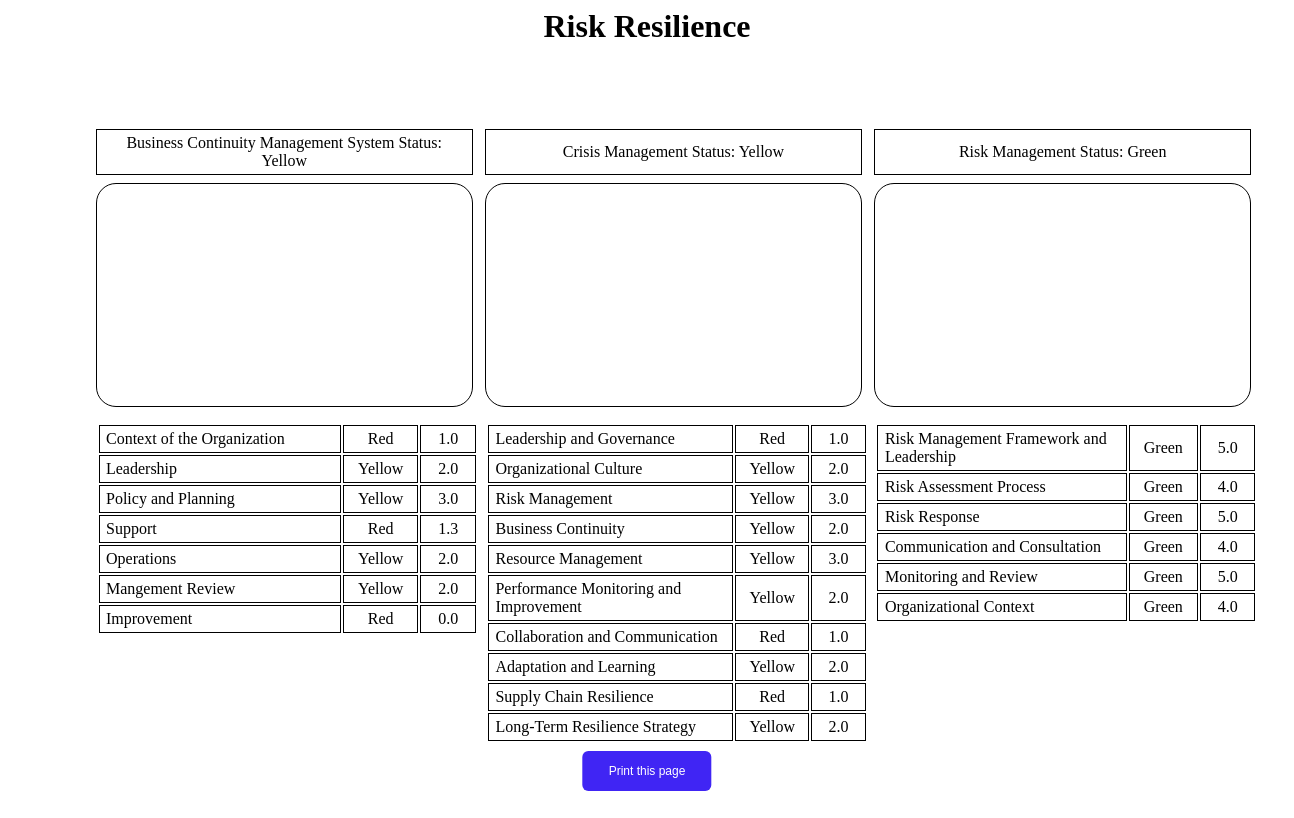
The app's page /ISO22301/results_overall/ (signed in) with its own data.
### ISO22301/models.py (models this page shows, shortened)
class Dashboard(models.Model):
    dashboard = models.CharField(max_length=50)
    company = models.CharField(max_length=150, default="None")

class Surveys(models.Model):
    survey = models.CharField(max_length=200)
    context = models.CharField(max_length=400) #identify survey css to use to set fill colors for visisted and results
    color = models.CharField(max_length=400) #set results color
    opacity = models.DecimalField(max_digits=2, decimal_places=1, blank = True) #Uset opacity for fill color for visited or results
    taken = models.IntegerField(blank = True) #Identify if survey taken: 0 = not taken, 1 = taken

class Final_Result(models.Model):
    user_id = models.IntegerField(null = True, blank=False)
    area = models.CharField(max_length=300)
    scores = models.DecimalField(max_digits=2, decimal_places=1)
    max_scores=models.IntegerField(blank = True)
    survey = models.IntegerField(blank = True)
    company = models.CharField(max_length=250, null = True)
    area_id = models.IntegerField(null = True, blank=False)
    overall_color = models.CharField(max_length=20, null = True)
    survey_name = models.CharField(max_length=40, null = True)
    length = models.IntegerField(blank = True)
    respondent = models.CharField(max_length=250, null = True)
    area_color = models.CharField(max_length=20, null = True)

### ISO22301/views.py (the view)
# urls.py: path('results_overall/', views.results_overall, name='results_overall',)
def results_overall(request):
    user_id=request.user.id #get current user to identify data to use
    browsertaball= Final_Result.objects.filter(user_id = user_id).all().values_list('company', flat =  True)
    browsertab = browsertaball[0]
    dashboard_title=list(Dashboard.objects.values_list('dashboard', flat=True))
    dashboard_title=dashboard_title[0]
    survey = Surveys.objects.all() #get all survey names
    survey_results = Final_Result.objects.filter(user_id = user_id).all().order_by('survey') #Get all tle results for a particular user, ordered by survey ascending
    survey_results_survey = survey_results.values_list('survey', flat=True) #Get list of survey to get unique results set to plot
    survey_results_max = list(set(survey_results.values_list('max_scores', flat=True))) #Get max value
    unique_surveys = list(set(survey_results_survey)) #Create list with only unique survey id by removing duplicates and use to create data sets for echarts
    survey=[*survey.values_list('survey',flat=True)] # gets list in format ['value0','value1'...]
    survey_results_area1 = list(survey_results.filter(survey=unique_surveys[0]).values_list('area', flat=True))
    survey_results_area2 = list(survey_results.filter(survey=unique_surveys[1]).values_list('area', flat=True))
    survey_results_area3 = list(survey_results.filter(survey=unique_surveys[2]).values_list('area', flat=True))
    survey_results_scores1 = list(survey_results.filter(survey=unique_surveys[0]).values_list('scores', flat=True))
    survey_results_scores2 = list(survey_results.filter(survey=unique_surveys[1]).values_list('scores', flat=True))
    survey_results_scores3 = list(survey_results.filter(survey=unique_surveys[2]).values_list('scores', flat=True))
    survey_results_colors1 = list(survey_results.filter(survey=unique_surveys[0]).values_list('area_color', flat=True))
    survey_results_colors2 = list(survey_results.filter(survey=unique_surveys[1]).values_list('area_color', flat=True))
    survey_results_colors3 = list(survey_results.filter(survey=unique_surveys[2]).values_list('area_color', flat=True))
    survey_length = []
    length=len(survey_results_area1)
    survey_length.append(length)
    length=len(survey_results_area2)
    survey_length.append(length)
    length=len(survey_results_area3)
    survey_length.append(length)
    outcomecolorvalue1 = list(set(survey_results.filter(survey=unique_surveys[0]).values_list('overall_color', flat=True)))
    outcomecolorvalue2 = list(set(survey_results.filter(survey=unique_surveys[1]).values_list('overall_color', flat=True)))
    outcomecolorvalue3 = list(set(survey_results.filter(survey=unique_surveys[2]).values_list('overall_color', flat=True)))
    outcome_color=outcomecolorvalue1+outcomecolorvalue2+outcomecolorvalue3 # Combine into one list in proper order
    results_text1 = [(x, y, z) for x, y, z in zip (survey_results_area1, survey_results_scores1, survey_results_colors1)]
    top=results_text1.pop(0) # Remove first set of values to get list in proper display order
    results_text1.append(top) # Add to end; list will be dispalyed in resed order in HTML Template
    results_text2 = [(x, y, z) for x, y, z in zip (survey_results_area2, survey_results_scores2, survey_results_colors2)]
    top=results_text2.pop(0) # Remove first set of values to get list in proper display order
    results_text2.append(top) # Add to end; list will be dispalyed in resed order in HTML Template
    results_text3 = [(x, y, z) for x, y, z in zip (survey_results_area3, survey_results_scores3, survey_results_colors3)]
    top=results_text3.pop(0) # Remove first set of values to get list in proper display order
    results_text3.append(top) # Add to end; list will be dispalyed in resed order in HTML Template
    context = {
        'area_name1': survey_results_area1,
        'area_scores1': survey_results_scores1,
        'survey_length': survey_length,
        'survey_max': survey_results_max,
        'area_name2': survey_results_area2,
        'area_scores2': survey_results_scores2,
        'area_name3': survey_results_area3,
        'area_scores3': survey_results_scores3,
        'browsertab': browsertab,
        'dashboard_title': dashboard_title,
        'survey_name': survey,
        'outcome_color':outcome_color,
        'results_text1': results_text1,
        'results_text2': results_text2,
        'results_text3': results_text3,
        }
    return render(request,'ISO22301/results_overall.html', context)

### ISO22301/templates/ISO22301/results_overall.html (shortened to what this page needs)
{% load static %}
<html lang = "en">
<head>
    <link rel="stylesheet" href="{% static 'css/styles.css' %}">
    <body>
    <h1>{{ dashboard_title }}
<div class = 'containerprint'>
<table class = 'container'>
  <tbody>
    <tr>
      <td>
      {{ survey_name.3}} Status: {{outcome_color.2}}
      </td>
      <td>
      {{ survey_name.0}} Status: {{outcome_color.0}}
      </td>
      <td>
      {{ survey_name.1}} Status: {{outcome_color.1}}
      </td>
    </tr>
    <tr>
      <td class = 'drilldown' id='main3' >
      </td>
<td class = 'drilldown' id='main1' >
      </td>
      <td class = 'drilldown' id='main2' >
      </td>
    </tr>
</body>
<div class="row">
  <div class="column">
<table style ='width:29.5vw'>
   {% for text in results_text3 reversed %}
   <tr>
   <td class = 'area'>
    {{text.0}} </td>
   <td>{{text.2}}</td>
   <td>{{text.1}}</td>
   </tr>
   {% endfor %}
  </table>
</div>
    <div class="column">
      <table style ='width:29.5vw'>
         {% for text in results_text1 reversed %}
         <tr>
         <td class = 'area'>
          {{text.0}} </td>
         <td>{{text.2}}</td>
         <td>{{text.1}}</td>
         </tr>
         {% endfor %}
        </table>
      </div>
      <div class="column">
        <table style ='width:29.5vw'>
           {% for text in results_text2 reversed %}
           <tr>
           <td class = 'area'>
            {{text.0}} </td>
           <td>{{text.2}}</td>
           <td>{{text.1}}</td>
           </tr>
           {% endfor %}
          </table>
        </div>
    </div>
  </body>
<div>
  <button onclick="window.print()">Print this page</button>
</div>
</html>

### assets/css/styles.css (style rules this page uses)
th, td { border:1px solid black; padding-left: .5vw; padding-right: .5vw; padding-top: .5vh; padding-bottom: .5vh; width: 8vw; height: 3vh; text-align: center; vertical-align: middle; }
table { width: 90vw; margin-bottom: 0px; border: none; }
h1 { text-align: center; }
button { position: absolute; left: 50vw; transform: translateX(-50%); height: 5vh; width: 10vw; background-color: #4025f4; color: white; margin: 8px 0; border: none; border-radius: 6px; font-size: 1.5vh; cursor: pointer; text-align:center; }
.container { display: flex; flex-direction: row; width:100vw; align-items: top; justify-content: space-between; margin-bottom: 1vh; border-spacing: 1vw 1vh; }
td.drilldown { width: 28vw; height: 28vh; border-radius: 20px; }
td.area { text-align: left; width: 50vw; }
.row { display: flex; justify-content: space-between; margin-left:1vw; margin-right: .5vw; gap: .6vw; }

### ISO22301/templates/ISO22301/results_overall.html (style rules this page uses)
.containerprint { width: 60%; padding: 20mm; }

### records on screen
Dashboard: dashboard "Risk Resilience"
Surveys: survey "Business Continuity Management System"
Surveys: survey "Crisis Management"
Final_Result: area "Support", area_color "Red", scores "1.3"
Final_Result: area "Improvement", area_color "Red", text "0.0"
Final_Result: area "Leadership and Governance", area_color "Red", text "1.0"
Final_Result: area "Organizational Culture", text "Yellow", text "2.0"
Final_Result: area "Risk Management", text "Yellow", text "3.0"
Final_Result: area "Resource Management", text "Yellow", text "3.0"
Final_Result: area "Performance Monitoring and Improvement", text "Yellow", text "2.0"
Final_Result: area "Collaboration and Communication", area_color "Red", text "1.0"
Final_Result: area "Adaptation and Learning", text "Yellow", text "2.0"
Final_Result: area "Supply Chain Resilience", area_color "Red", text "1.0"
Final_Result: area "Long-Term Resilience Strategy", text "Yellow", text "2.0"
Final_Result: area "Risk Management Framework and Leadership", text "Green", text "5.0"
Final_Result: area "Risk Assessment Process", text "Green", text "4.0"
Final_Result: area "Risk Response", text "Green", text "5.0"
Final_Result: area "Communication and Consultation", text "Green", text "4.0"
Final_Result: area "Monitoring and Review", text "Green", text "5.0"
Final_Result: area "Organizational Context", text "Green", text "4.0"

### other values on screen
{{ outcome_color.2 }} "Yellow"
{{ outcome_color.0 }} "Yellow"
{{ survey_name.1 }} "Risk Management"
{{ outcome_color.1 }} "Green"
{{ text.0 }} "Context of the Organization" "Leadership" "Policy and Planning" "Operations" "Mangement Review"
{{ text.2 }} "Red" "Yellow" "Yellow" "Yellow" "Yellow"
{{ text.1 }} "1.0" "2.0" "3.0" "2.0" "2.0"
{{ text.0 }} "Business Continuity"
{{ text.2 }} "Yellow"
{{ text.1 }} "2.0"
